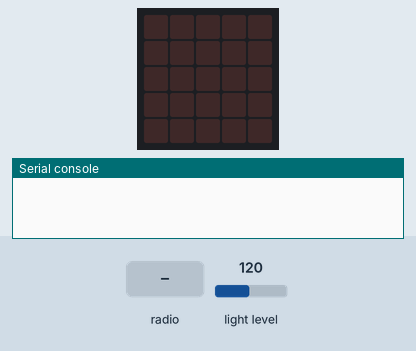
Simulated run of this program. Board: BBC micro:bit (MakeCode). On the bench: the board's 5×5 LED display, the last lines printed to the serial console. The inputs (shaded band) are chosen by the test bench; at power-on: light level 120. No radio messages arrive unless stated (any console line starting 'radio sent:' is added by the test bench).

Above: at 1.3 s.
1.4 s: light level set to 176
2.9 s: light level set to 185
At 4.1 s:
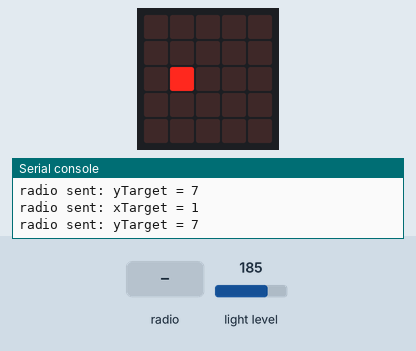
4.4 s: radio message "interact=3" arrives
At 5.0 s:
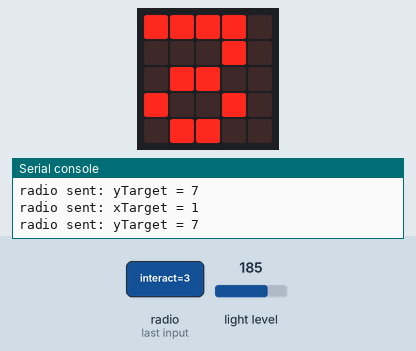
At 6.0 s:
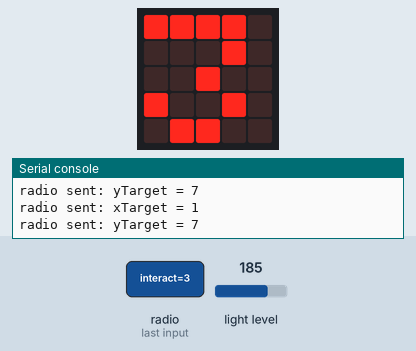
Timing chart, 0 to 7.5 s (numbered marks = the images above; inputs shaded):
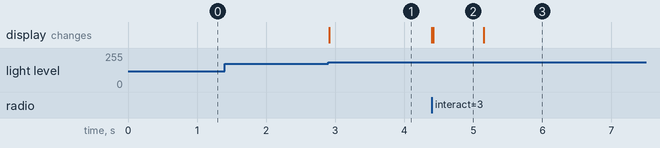

The program:

main.ts
```typescript
function position (x: number, y: number) {
    led.unplot(xPosition, yPosition - 5)
    xPosition = x
    yPosition = y
}
radio.onReceivedValue(function (name, value) {
    if (name == "xPos") {
        position(value, yPosition)
    } else if (name == "yPos") {
        position(xPosition, value)
    }
    if (name == "interact" && value == 3) {
        showNr = true
        basic.showNumber(codelockNr)
    }
})
let yPosition = 0
let xPosition = 0
let showNr = false
let codelockNr = 0
let Lightlevel = input.lightLevel()
basic.pause(100)
radio.setGroup(10)
let objectiveX = 1
let objectiveY = 2
codelockNr = 3
showNr = false
basic.forever(function () {
    if (input.lightLevel() > 180) {
        led.plot(objectiveX, objectiveY)
        radio.sendValue("xTarget", objectiveX)
        radio.sendValue("yTarget", objectiveY + 5)
    }
    led.plot(xPosition, yPosition - 5)
    if (showNr) {
        if (xPosition > 5 || yPosition < 5) {
            basic.showNumber(codelockNr)
        }
    }
})
```

test.ts
```typescript
// här hamnar tester och detta kompileras inte när det här paketet används som ett tillägg.
```

Measured:
- the behaviour switches between 180 and 181 on light level (found by bisection; images 0 and 1)
- after the input at 1.4 s, every drawn part: stays the same
- after the input at 2.9 s, the display: changes at once (image 1)
- after the input at 4.4 s, the display: first changes at once (image 2 shows a later state)
- what the display in image 2 shows lasts 0.8 s, from 4.4 s to 5.2 s
